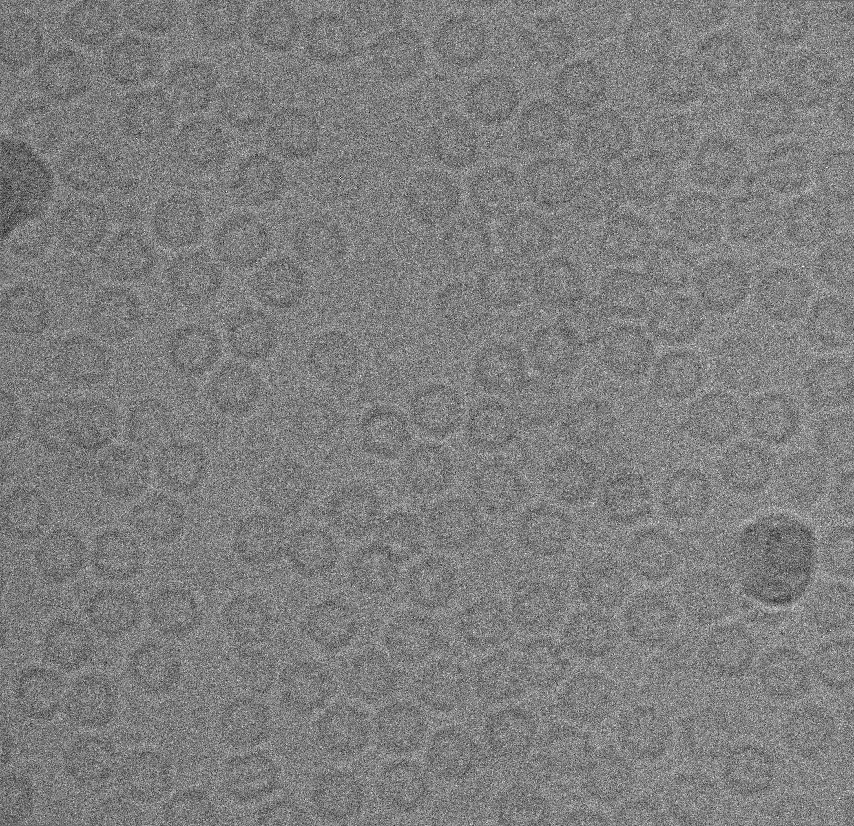
%> input picture APFIRITIN DATASET/May08_03.05.02.bin_avg.png, 854 x 826 px, shrunk from 1240 x 1200 before the run
$ octave --eval "result = Our_Clustering(imread('../../APFIRITIN DATASET/May08_03.05.02.bin_avg.png'));"   (GNU Octave 9; MATLAB toolbox functions it lacks are replaced by stand-ins)
%> lines starting %> are read from the running program, lines starting %| are printed output that depends on the picture
function [cluster_image] = Our_Clustering(im)
%UNTITLED Summary of this function goes here
%   Detailed explanation goes here
% douple the image
img=double(im);

[row,col,color_mp]= size(img);
%> row = 826; col = 854; color_mp = 1

% Convert the image from 2D to 1D image space...
img_vector = img(:);

% specify number of clusters
Clusters=4;

Cluster = cell(1,Clusters);
Cluster(:) = {zeros(size(img_vector,1),1);};

% Range
range = max(img_vector) - min(img_vector);
%> range = 65343

% Determine the # of steps
stepv = range/Clusters;
%> stepv = 16335.8
% Cluster initialization
K=stepv:stepv:max(img_vector);
%> K = [16335.8 32671.5 49007.2 65343]

for ii=1:size(img_vector,1)
    difference = abs(K-img_vector(ii));
    [y,ind]=min(difference);
    Cluster{ind}(ii)=img_vector(ii);
end
%> this loop made 705404 passes
%> (difference, y, ind) on passes 1 to 3: ([15070.2 1265.5 17601.2 33937], 1265.5, 2), ([14223.2 2112.5 18448.2 34784], 2112.5, 2), ([13413.2 2922.5 19258.2 35594], 2922.5, 2)
%> after the loop, Cluster = 4 items

cluster_1=reshape(Cluster{1,1},[row col]);
C1=cluster_1;C1(cluster_1~=0)=1;
%> after `C1(cluster_1~=0)=1`:
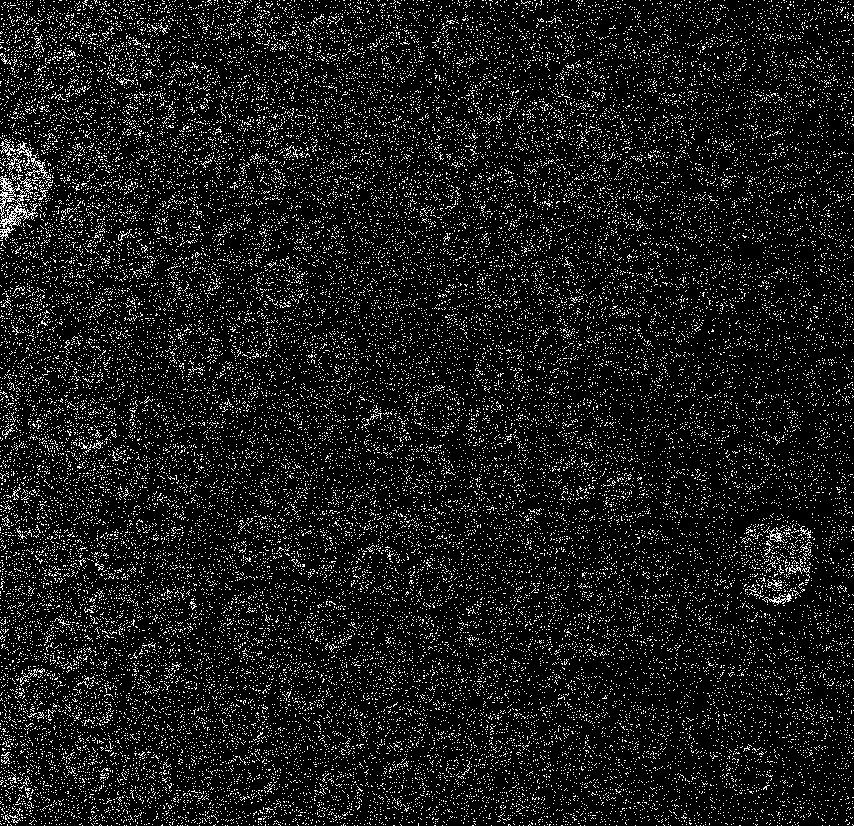
%> C1: size 826x854 double; values 0 (black) and 1 (white), 10.2% white in thin lines or dots
cluster_2=reshape(Cluster{1,2},[row col]);
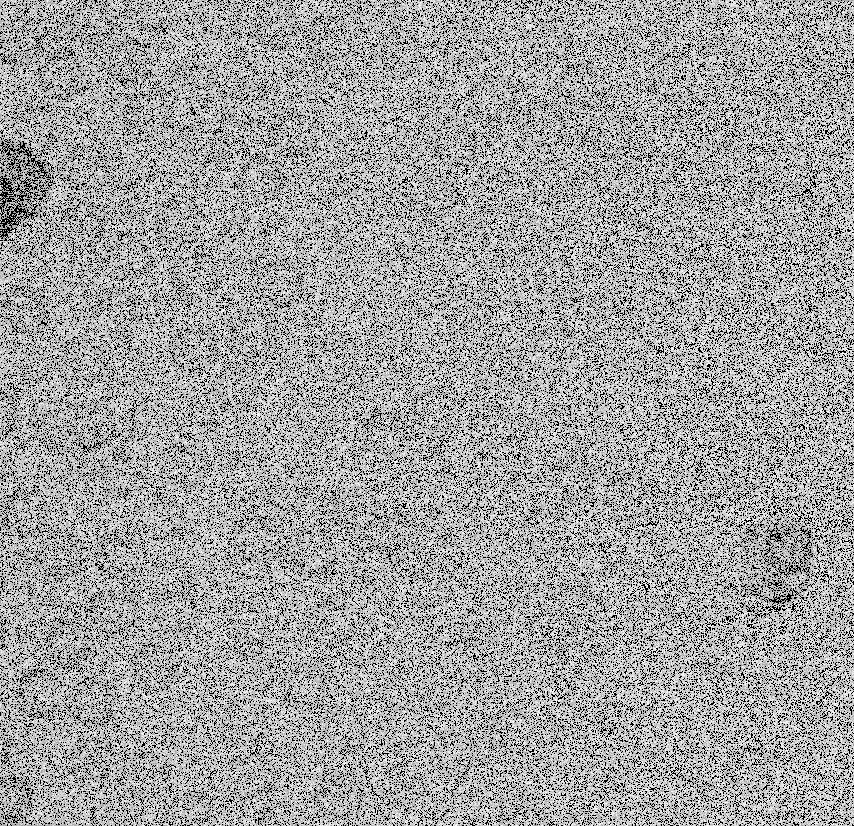
%> cluster_2: size 826x854 double; min 0, max 40839, mean 25763.6; drawn with min black and max white
C2=cluster_2;C2(cluster_2~=0)=2;
%> after `C2(cluster_2~=0)=2`:
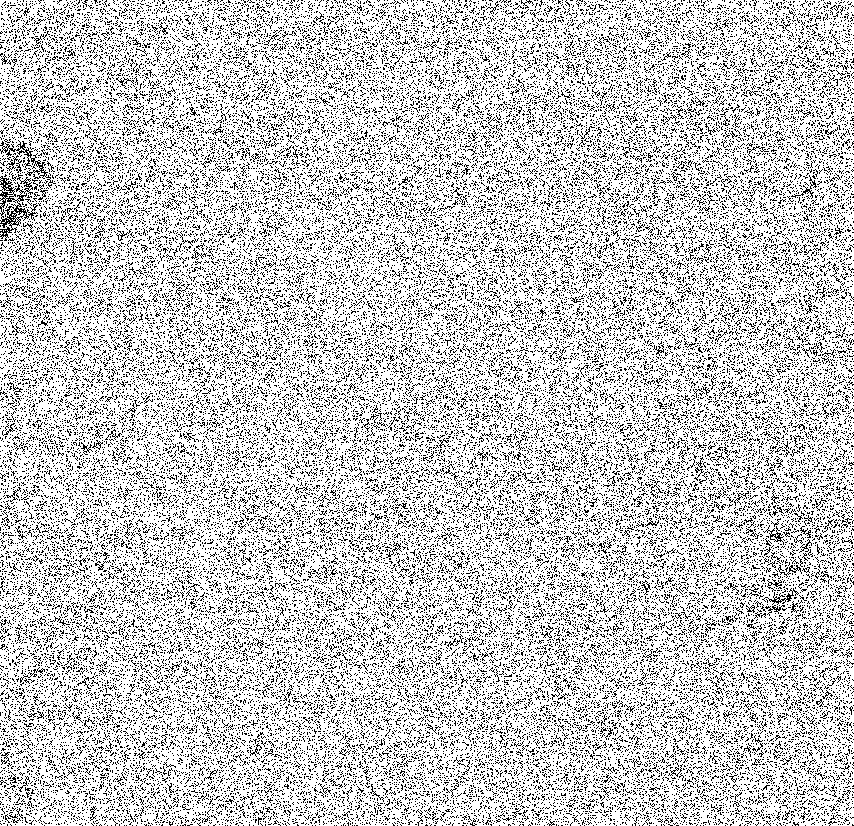
%> C2: size 826x854 double; values 0 (black) and 2 (white), 78.9% white; black in thin lines or dots
cluster_3=reshape(Cluster{1,3},[row col]);
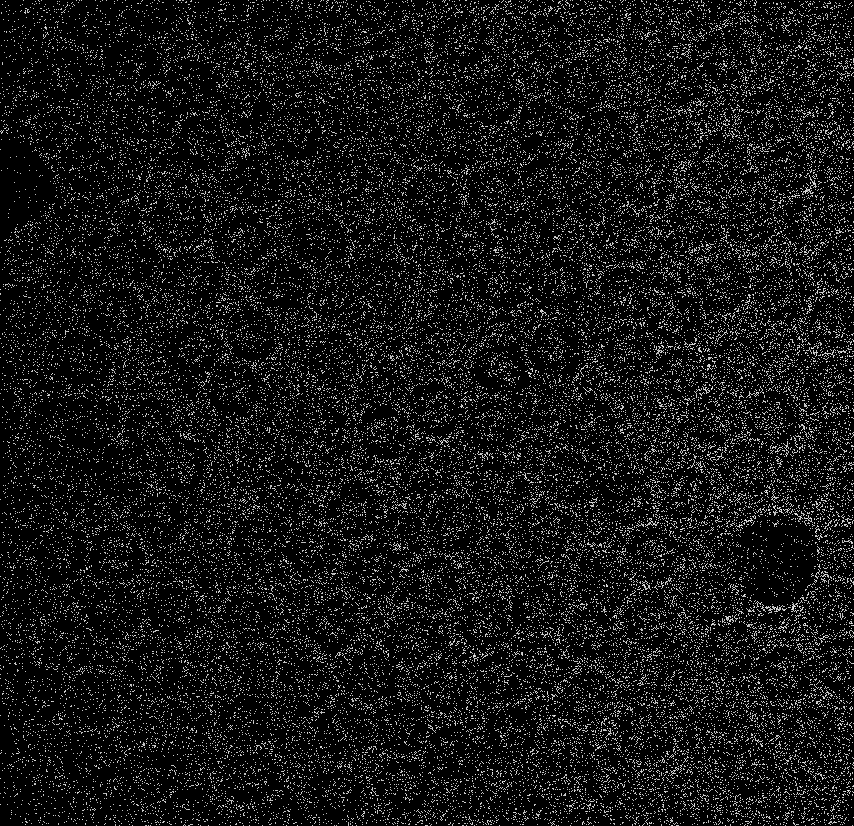
%> cluster_3: size 826x854 double; min 0, max 57150, mean 4799.1; drawn with min black and max white
C3=cluster_3;C3(cluster_3~=0)=3;
%> after `C3(cluster_3~=0)=3`:
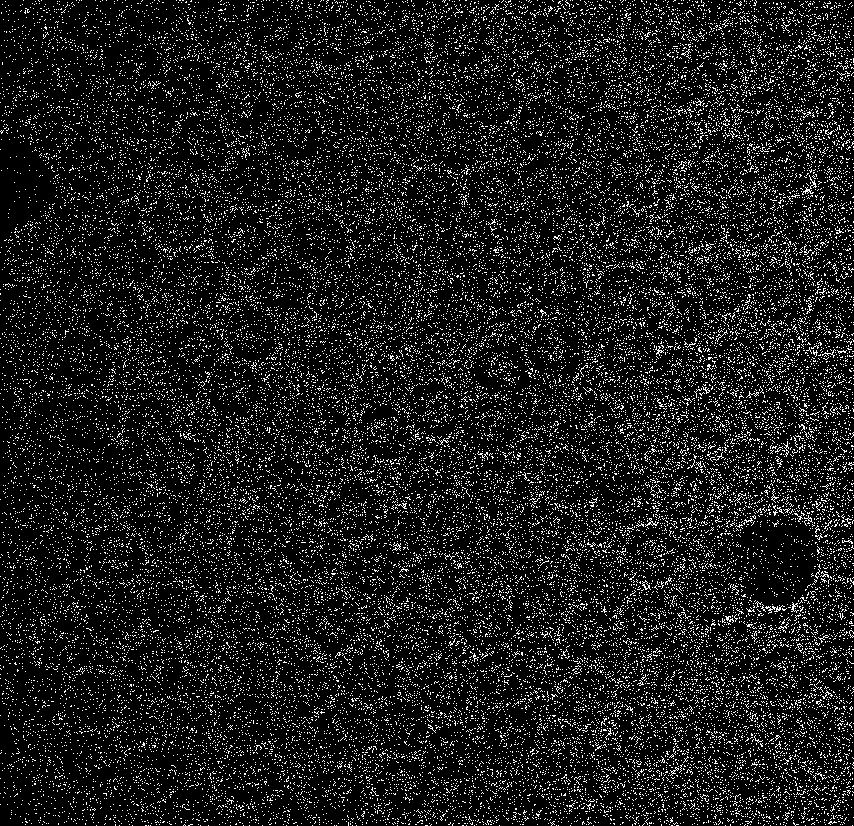
%> C3: size 826x854 double; values 0 (black) and 3 (white), 10.9% white in thin lines or dots
cluster_4=reshape(Cluster{1,4},[row col]);
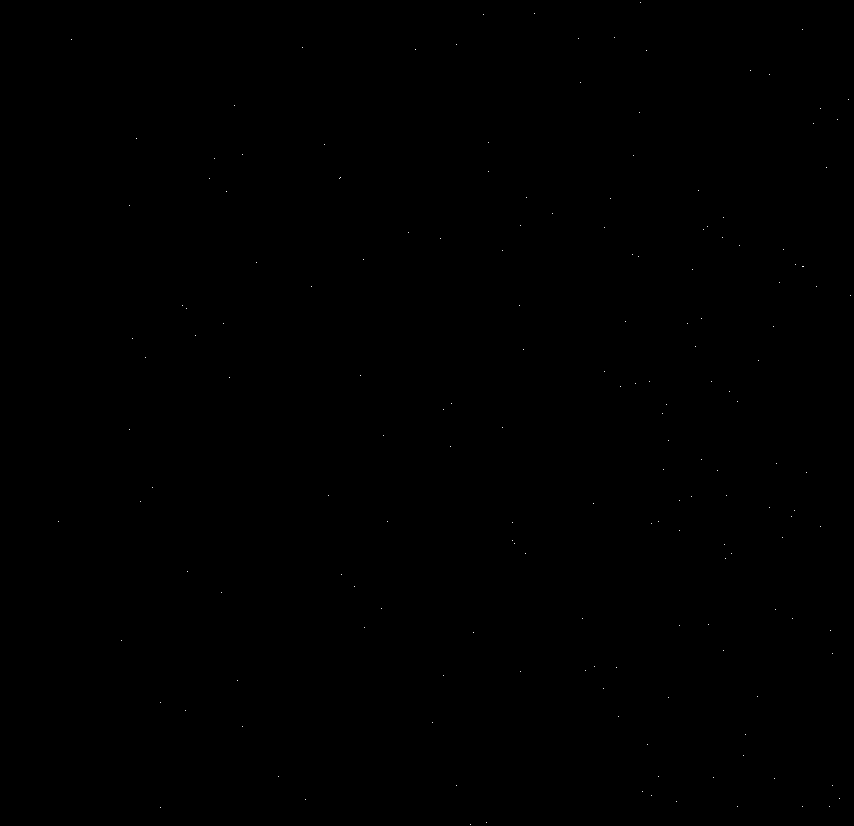
%> cluster_4: size 826x854 double; min 0, max 65535, mean 14.4; drawn with min black and max white
C4=cluster_4;C4(cluster_4~=0)=4;
%> after `C4(cluster_4~=0)=4`: C4: size 826x854 double; values 0 (black) and 4 (white), 0.02% white in thin lines or dots
%
figure;suptitle('Clustering using Our Clustering');
subplot 221; imshow(C1);title('Cluster #1');
subplot 222; imshow(C2);title('Cluster #2');
subplot 223; imshow(C3);title('Cluster #3');
subplot 224; imshow(C4);title('Cluster #4');
%% for image 35
cluster1=bwareaopen(cluster_4,125);
%> cluster1: size 826x854 logical; every value is 0
figure; imshow(cluster1);title('CryoEM-Binary Mask Image');
binIM=cluster1;
SE=strel('disk',1);
cluster2=imdilate(binIM,SE);
k=imfill(cluster2,'holes');
BW = imclose(k,SE);imshow(BW,[]);
cluster3=bwareaopen(BW,1);
figure; imshow(cluster3);title('CryoEM-Binary Mask Image');
cluster_image=cluster3;

%% for image 40
% [11 lines of commented-out code are left out]
end
